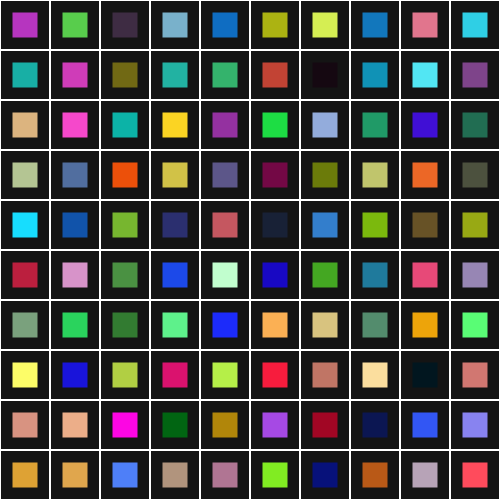
Frame 1 (no input)
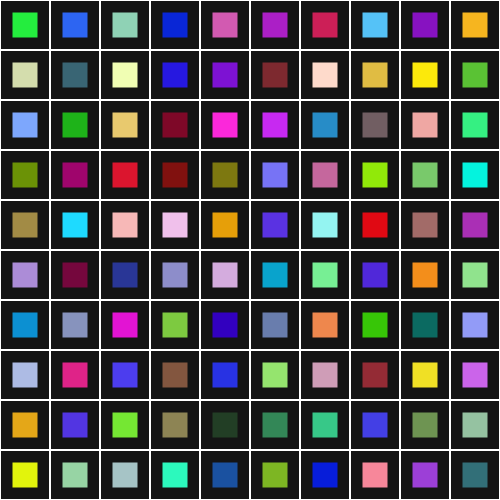
Frame 2 (the mouse pressed at the canvas centre, redrawn once)

The p5.js sketch that drew these frames (run headless with seeded random() and noise() and a simulated clock; the mouse was pressed at the canvas centre and the sketch redrawn once):

// p5.js sketch
// ── sketch.js

function setup() {
  createCanvas(500, 500,);
  strokeWeight(2);
  noStroke();
  frameRate(50000);
  noLoop();
}

function draw() {


    for (let y= 0; y < 10; y++) {
      for (let x = 0; x < 10; x++) {
        fill(20,20,20);
        stroke(255);
        rect(x*50,y*50,50,50);
      }
    }

    for (let y= 0; y < 500; y++) {
      for (let x = 0; x < 500; x++) {
        fill(random(255),random(255),random(255));
        noStroke();
        rect(x*50+12.5,y*50+12.5,25,25);
      }
    }
}
